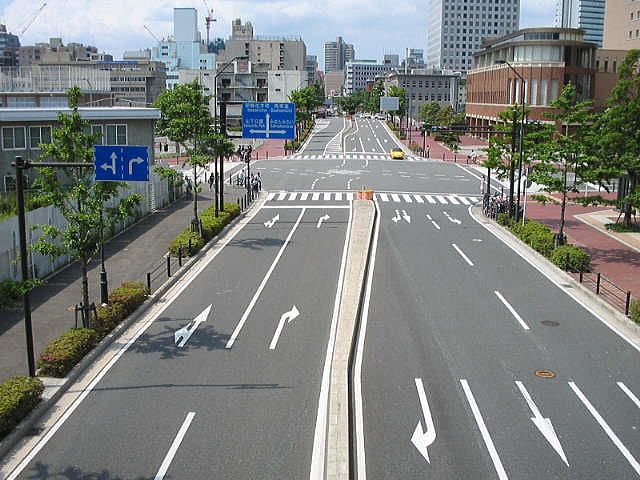
#> input picture App/Lane_Line_Recognition/Hough/no_car.jpg, 640 x 480 px
$ python LaneLine.py no_car.jpg
#> lines starting #> are read from the running program, lines starting #| are printed output that depends on the picture; after the words box and inside, x2 and y2 are one past the last pixel; in counts of white or black regions, pixels touching at a corner belong together
import cv2 as cv
import numpy as np
import sys

#hsv_lower = np.array([0, 0, 180])
#hsv_upper = np.array([161, 19, 225])
hsv_lower = np.array([0, 0, 220])
hsv_upper = np.array([255, 255, 255])

def openImg(imgPath, scope = (0.0, 1.0, 0.0, 1.0)):
    ''' Open Image with path and scope

    imgPath:
        Type: string
        Mean: Path of image.

    scope:
        Type: float
        Mean: (yMin, yMax, xMin, xMax), range from 0.0 to 1.0.
    '''
#> called with imgPath = 'no_car.jpg', scope = (0, 1, 0.3, 1)
    img = cv.imread(imgPath)
#> img is the input picture: shape (480, 640, 3); mean B, G, R 127.1, 129.6, 126.3
    (ySum, xSum, dim) = img.shape
#> ySum = 480; xSum = 640; dim = 3
    img = img[
              int(ySum*scope[0]): int(ySum*scope[1]),
              int(xSum*scope[2]): int(xSum*scope[3])
              ]
#> img: shape (480, 448, 3)
    return img

def BGR2HSV(img):
    img_hsv = cv.cvtColor(img, cv.COLOR_BGR2HSV)
    return img_hsv

def equalHSV(hsv_img):
    (h, s, v) = cv.split(hsv_img)
    h = cv.equalizeHist(h)
    s = cv.equalizeHist(s)
    v = cv.equalizeHist(v)
    hsv_img_eq = cv.merge((h, s, v))
    return hsv_img_eq

def binaryLaneLine(bgr_img):
    bgr_img = cv.GaussianBlur(bgr_img, (5, 5), 3)
    hsv_img = BGR2HSV(bgr_img)
    #hsv_lower = np.array([0, 0, 120])
    #hsv_upper = np.array([120, 90, 250])
    binary_img = cv.inRange(hsv_img, hsv_lower, hsv_upper)
    binary_img = cv.erode(binary_img, (3, 3))
    binary_img = cv.dilate(binary_img, (3, 3))
    return binary_img

def binaryLaneLine_callback(arg):
    #bgr_img = arg[0]
    #windowsName = arg[1]
    bgr_img = img
    windowsName = imgPath
    bgr_img = cv.GaussianBlur(bgr_img, (5, 5), 3)
    hsv_img = BGR2HSV(bgr_img)
    hsv_img = equalHSV(hsv_img)
    hsv_lower = np.array([cv.getTrackbarPos('H_MIN', windowsName), cv.getTrackbarPos('S_MIN', windowsName), cv.getTrackbarPos('V_MIN', windowsName)], 'int')
    hsv_upper = np.array([cv.getTrackbarPos('H_MAX', windowsName), cv.getTrackbarPos('S_MAX', windowsName), cv.getTrackbarPos('V_MAX', windowsName)], 'int')
    #print("hsv_lower={}, hsv_upper={}".format(hsv_lower, hsv_upper))
    binary_img = cv.inRange(hsv_img, hsv_lower, hsv_upper)
    binary_img = cv.erode(binary_img, (3, 3))
    binary_img = cv.dilate(binary_img, (3, 3))
    cv.imshow(windowsName, binary_img)

def showImg_GUI(img, imgPath):
    cv.namedWindow(imgPath, cv.WINDOW_NORMAL)
    cv.resizeWindow(imgPath, 640, 480)
    cv.imshow(imgPath, img)
    h_min_range = h_max_range = 255
    s_min_range = s_max_range = 255
    v_min_range = v_max_range = 255
    h_min_init = hsv_lower[0]
    h_max_init = hsv_upper[0]
    s_min_init = hsv_lower[1]
    s_max_init = hsv_upper[1]
    v_min_init = hsv_lower[2]
    v_max_init = hsv_upper[2]
    cv.createTrackbar('H_MIN', imgPath, h_min_init, h_min_range, binaryLaneLine_callback)
    cv.createTrackbar('H_MAX', imgPath, h_max_init, h_max_range, binaryLaneLine_callback)
    cv.createTrackbar('S_MIN', imgPath, s_min_init, s_min_range, binaryLaneLine_callback)
    cv.createTrackbar('S_MAX', imgPath, s_max_init, s_max_range, binaryLaneLine_callback)
    cv.createTrackbar('V_MIN', imgPath, v_min_init, v_min_range, binaryLaneLine_callback)
    cv.createTrackbar('V_MAX', imgPath, v_max_init, v_max_range, binaryLaneLine_callback)
    #binaryLaneLine_callback((img, imgPath))
    binaryLaneLine_callback(0)
    cv.waitKey(0)
    cv.destroyAllWindows()

def houghLaneLine(img, binary_img):
    lines = cv.HoughLines(binary_img, 1.0, np.pi / 200, 120)

    for [[r,theta]] in lines:
        a = np.cos(theta)
        b = np.sin(theta)
        x0 = a*r
        y0 = b*r
        x1 = int(x0 + 1000*(-b))
        y1 = int(y0 + 1000*(a))
        x2 = int(x0 - 1000*(-b))
        y2 = int(y0 - 1000*(a))
        cv.line(img,(x1,y1), (x2,y2), (0,0,255),2)
    '''
    lines = cv.HoughLinesP(binary_img,1,np.pi/180,100,10,100)
    for [[x1,y1,x2,y2]] in lines:
        cv.line(img,(x1,y1),(x2,y2),(0,255,0),2)
    '''
    return img

def showImg(img, imgPath):
    cv.namedWindow(imgPath, cv.WINDOW_NORMAL)
    cv.resizeWindow(imgPath, 640, 480)
    cv.imshow(imgPath, img)
    cv.waitKey(0)
    cv.destroyAllWindows()

if __name__ == "__main__":
    imgPath = 'no_car.jpg'
    if (sys.argv[1]):
        imgPath = sys.argv[1]
    img = openImg(imgPath, (0, 1, 0.3, 1))
    #img = openImg(imgPath)
    # Trackbar
    img = cv.GaussianBlur(img, (5, 5), 3)
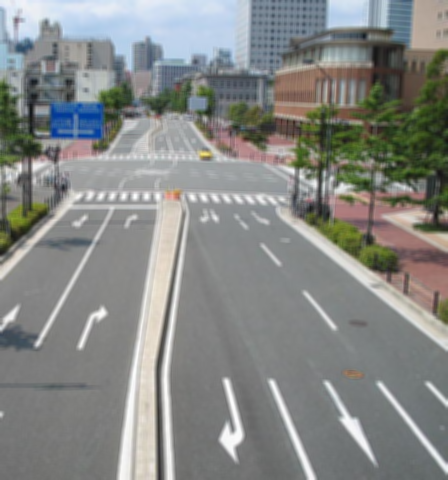
#> img: shape (480, 448, 3); mean B, G, R 133.6, 135.9, 133.8
    showImg_GUI(img, imgPath)
#> in BGR2HSV, `img_hsv = cv.cvtColor(img, cv.COLOR_BGR2HSV)`: img_hsv: shape (480, 448, 3); mean H, S, V 61.6, 27.8, 141.3
#> in equalHSV, `(h, s, v) = cv.split(hsv_img)`:
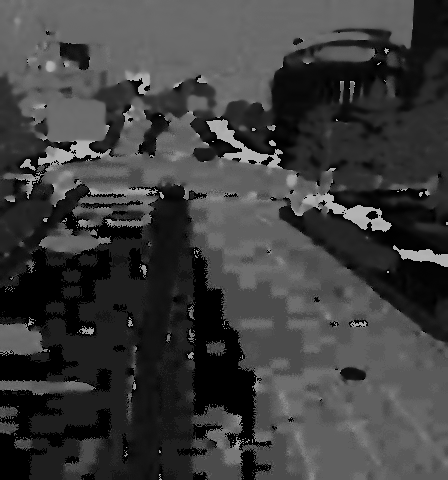
#> h: shape (480, 448); min 0, max 179, mean 61.6
#> in equalHSV, `h = cv.equalizeHist(h)`:
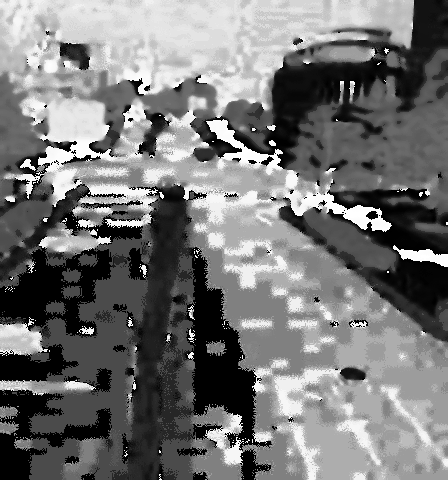
#> h: shape (480, 448); min 0, max 255, mean 117.6
#> in equalHSV, `s = cv.equalizeHist(s)`:
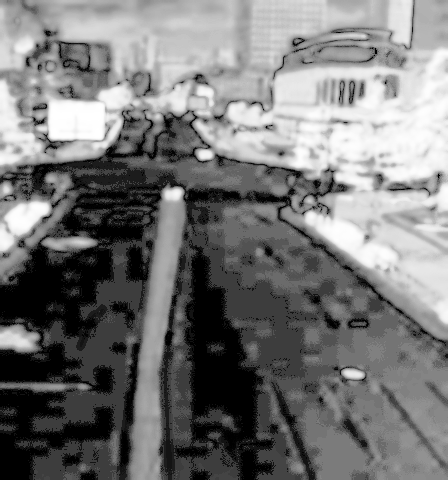
#> s: shape (480, 448); min 0, max 255, mean 119.2
#> in equalHSV, `v = cv.equalizeHist(v)`:
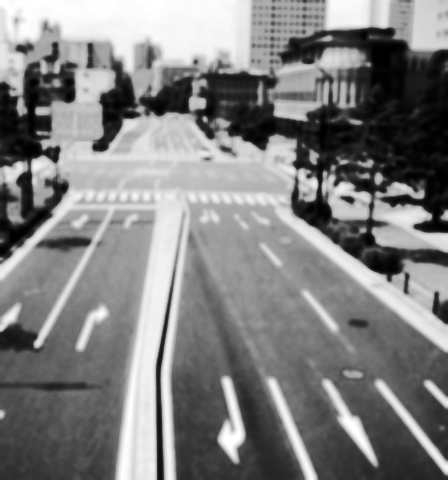
#> v: shape (480, 448); min 0, max 255, mean 128.7
#> in equalHSV, `hsv_img_eq = cv.merge((h, s, v))`: hsv_img_eq: shape (480, 448, 3); mean H, S, V 117.6, 119.2, 128.7
#> in binaryLaneLine_callback, `binary_img = cv.inRange(hsv_img, hsv_lower, hsv_upper)`:
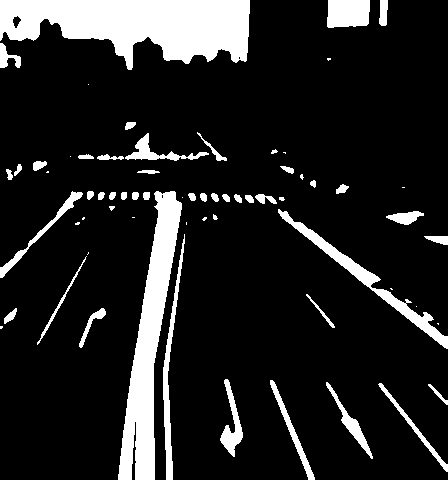
#> binary_img: shape (480, 448); 14% white; 66 white regions (19 under 20 px), largest, box (x1, y1, x2, y2) and area: (0, 0, 250, 70) 11435, (118, 191, 182, 480) 7188, (278, 209, 448, 349) 2109
#> in binaryLaneLine_callback, `binary_img = cv.erode(binary_img, (3, 3))`: binary_img: shape (480, 448); 13.4% white; 66 white regions (20 under 20 px), largest, box (x1, y1, x2, y2) and area: (0, 0, 250, 70) 11426, (118, 192, 182, 480) 7111, (278, 210, 448, 349) 1904
#> in binaryLaneLine_callback, `binary_img = cv.dilate(binary_img, (3, 3))`:
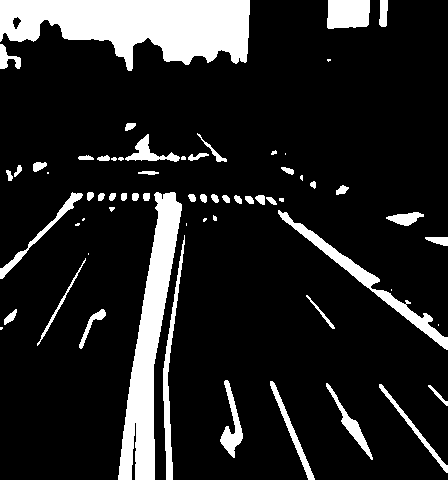
#> binary_img: shape (480, 448); 14.1% white; 65 white regions (17 under 20 px), largest, box (x1, y1, x2, y2) and area: (0, 0, 250, 71) 11684, (118, 192, 182, 480) 7152, (278, 210, 448, 350) 2106
    # [7 lines of commented-out code are left out]

$ run again, with App/Lane_Line_Recognition/Hough/download.jpg copied over App/Lane_Line_Recognition/Hough/no_car.jpg
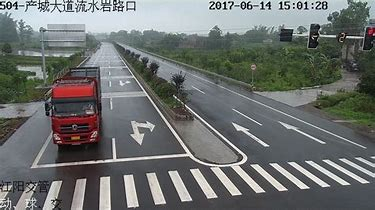
#> input picture App/Lane_Line_Recognition/Hough/download.jpg, 375 x 210 px
#> in openImg, img is the input picture: shape (210, 375, 3); mean B, G, R 110.5, 112.3, 109
#> img_hsv: shape (210, 263, 3); mean H, S, V 80, 27.8, 116.3
#> in equalHSV, `v = cv.equalizeHist(v)`:
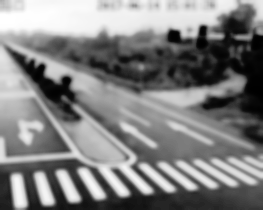
#> v: shape (210, 263); min 0, max 255, mean 128.6
#> hsv_img_eq: shape (210, 263, 3); mean H, S, V 127.7, 129.5, 128.6
#> in binaryLaneLine_callback, `binary_img = cv.dilate(binary_img, (3, 3))`:
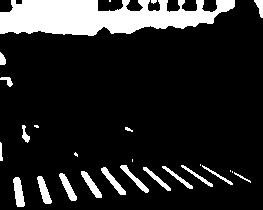
#> binary_img: shape (210, 263); 14.4% white; 26 white regions (8 under 20 px), largest, box (x1, y1, x2, y2) and area: (0, 0, 235, 36) 5766, (13, 177, 25, 207) 236, (37, 176, 52, 204) 207

$ run again, with App/Lane_Line_Recognition/Hough/self.jpg copied over App/Lane_Line_Recognition/Hough/no_car.jpg
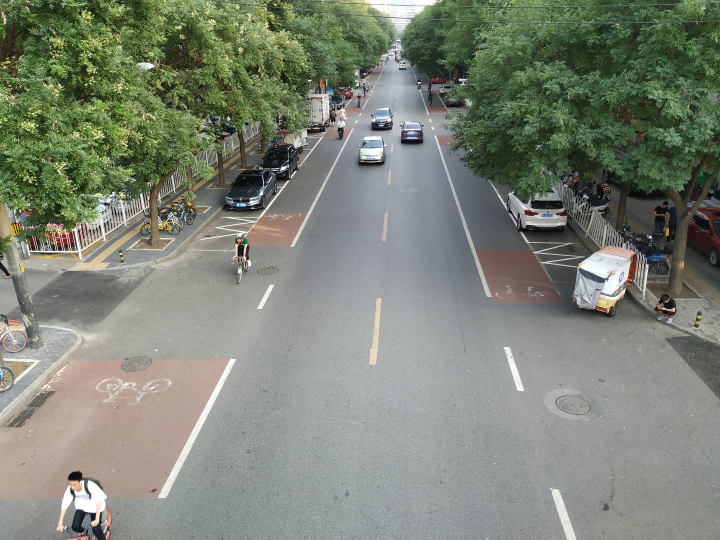
#> input picture App/Lane_Line_Recognition/Hough/self.jpg, 1440 x 1080 px (shown at 1/2 size)
#> in openImg, img is the input picture: shape (1080, 1440, 3); mean B, G, R 118.3, 131, 125.4
#> img_hsv: shape (1080, 1008, 3); mean H, S, V 68, 34.2, 130.6
#> in equalHSV, `v = cv.equalizeHist(v)`:
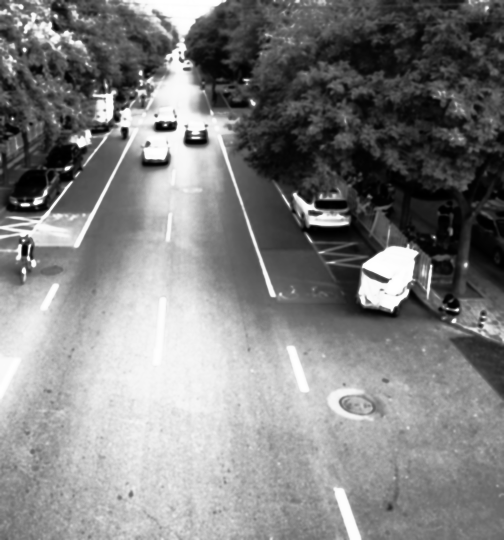
#> v: shape (1080, 1008) (shown at 1/2 size); min 0, max 255, mean 128.7
#> hsv_img_eq: shape (1080, 1008, 3); mean H, S, V 131, 131, 128.7
#> in binaryLaneLine_callback, `binary_img = cv.dilate(binary_img, (3, 3))`:
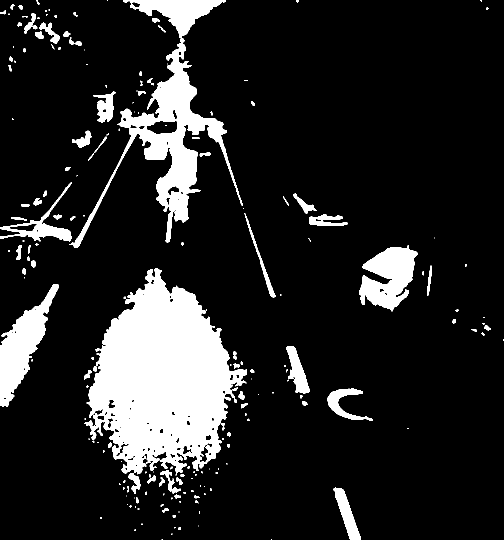
#> binary_img: shape (1080, 1008) (shown at 1/2 size); 14.1% white; 205 white regions (105 under 20 px), largest, box (x1, y1, x2, y2) and area: (169, 536, 494, 988) 79162, (138, 0, 485, 496) 32334, (0, 568, 118, 814) 10932

$ run again, with App/Lane_Line_Recognition/Hough/sz_car.jpg copied over App/Lane_Line_Recognition/Hough/no_car.jpg
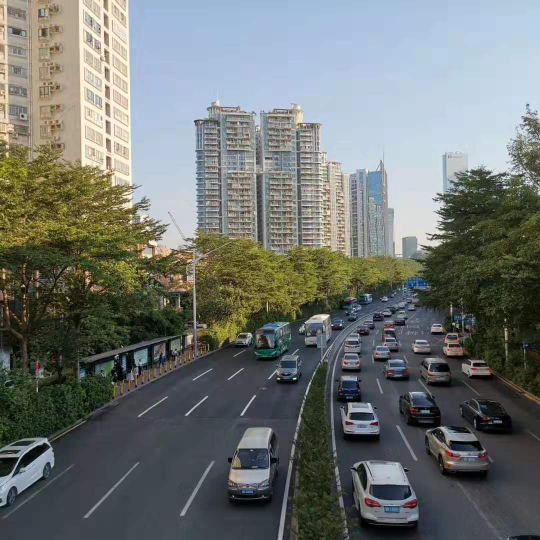
#> input picture App/Lane_Line_Recognition/Hough/sz_car.jpg, 1080 x 1080 px (shown at 1/2 size)
#> in openImg, img is the input picture: shape (1080, 1080, 3); mean B, G, R 113.4, 116.2, 111.6
#> img_hsv: shape (1080, 756, 3); mean H, S, V 82.6, 55.1, 130.4
#> hsv_img_eq: shape (1080, 756, 3); mean H, S, V 130.5, 128.3, 128.7
#> in binaryLaneLine_callback, `binary_img = cv.dilate(binary_img, (3, 3))`:
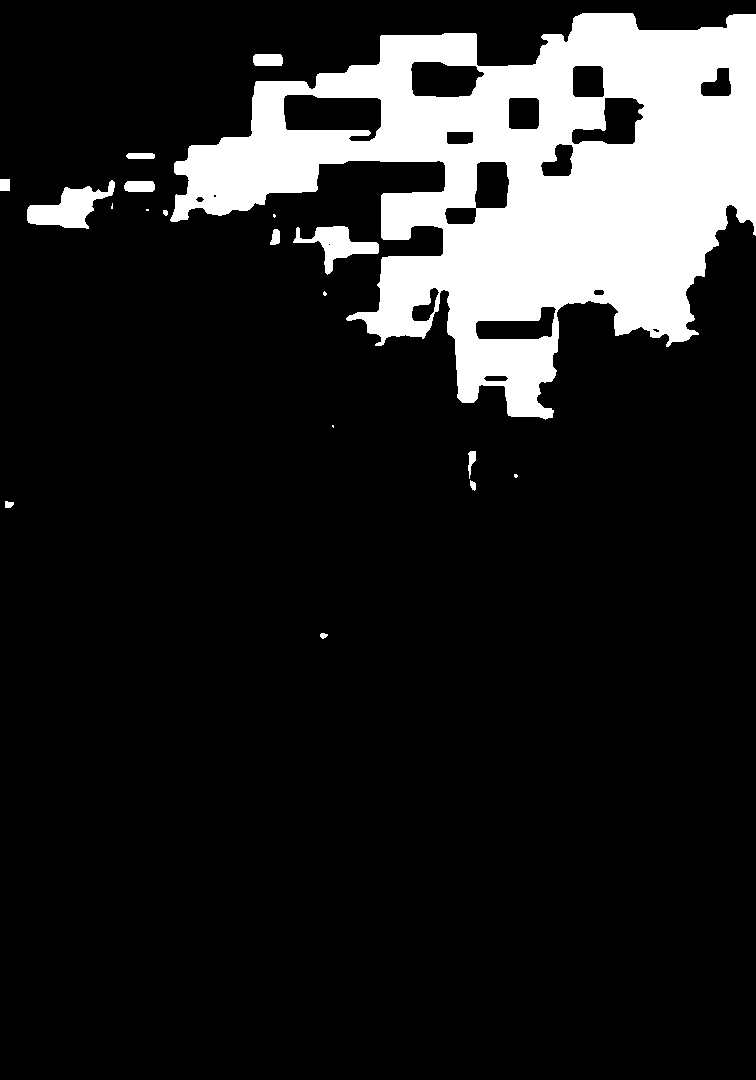
#> binary_img: shape (1080, 756); 14.4% white; 19 white regions (6 under 20 px), largest, box (x1, y1, x2, y2) and area: (170, 13, 756, 420) 112206, (27, 180, 115, 229) 2024, (293, 226, 379, 275) 1552
